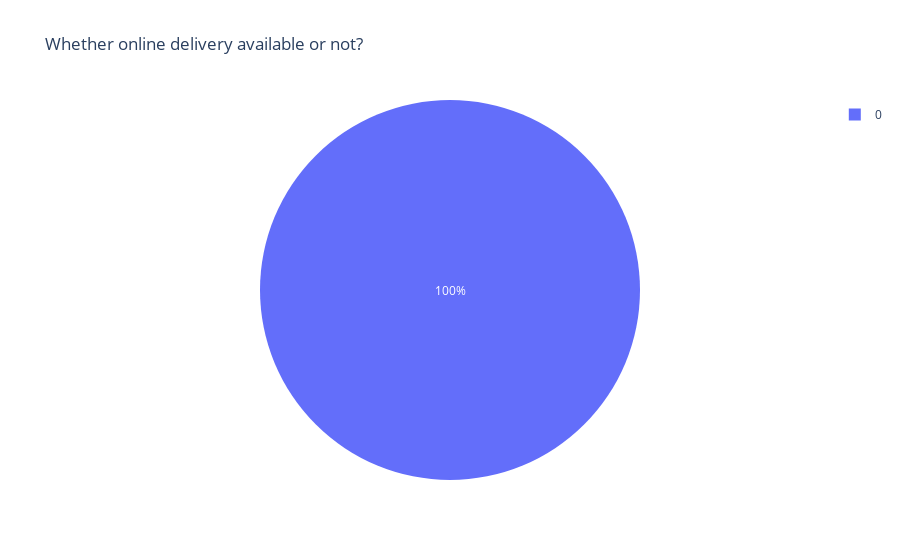

Notebook code for this chart:
### Code cell
import plotly.express as px
from plotly.offline import init_notebook_mode, plot, iplot
fig = px.pie(df, names="Has Online delivery", title='Whether online delivery available or not?')
fig.show()

### Figure 1 — Plotly figure (JSON) as saved in the notebook; plotly's stock layout.template omitted (floating-point values rounded to 4 significant figures; data arrays with more than 128 entries replaced by an {"elided": "..."} marker saying what was removed)
{"data": [{"domain": {"x": [0, 1], "y": [0, 1]}, "hovertemplate": "Has Online delivery=%{label}<extra></extra>", "labels": {"elided": "9551 str values"}, "legendgroup": "", "name": "", "showlegend": true, "type": "pie"}], "layout": {"legend": {"tracegroupgap": 0}, "title": {"text": "Whether online delivery available or not?"}}}
